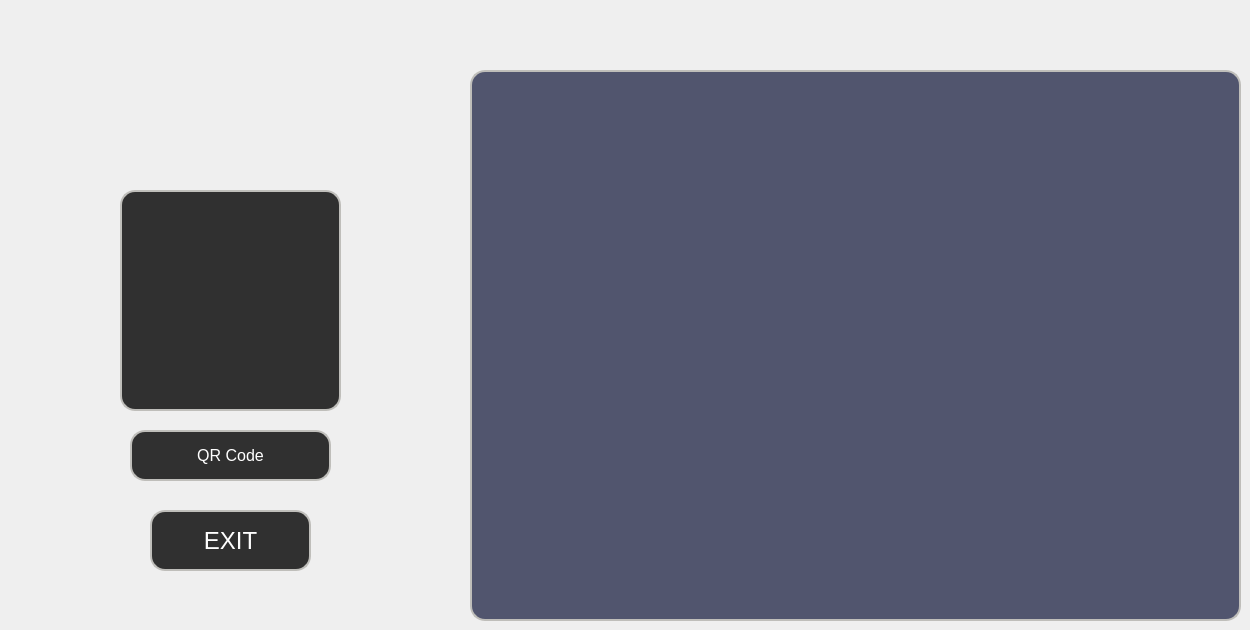
    <widget class="QWidget" name="tab_18">
     <attribute name="title">
      <string>tab 16 Display Accused</string>
     </attribute>
     <widget class="QTableView" name="tab_aff">
      <property name="geometry">
       <rect>
        <x>470</x>
        <y>70</y>
        <width>771</width>
        <height>551</height>
       </rect>
      </property>
      <property name="styleSheet">
       <string notr="true">QFrame
{
	background:#51556e;
border: 2px solid #bfbeba;
    border-radius:15px;
}</string>
      </property>
     </widget>
     <widget class="QPushButton" name="EXIT_DACC">
      <property name="geometry">
       <rect>
        <x>150</x>
        <y>510</y>
        <width>161</width>
        <height>61</height>
       </rect>
      </property>
      <property name="font">
       <font>
        <pointsize>18</pointsize>
       </font>
      </property>
      <property name="styleSheet">
       <string notr="true">*{
color:white;
border-radius: 15px;
background:#303030;
border: 2px solid #bfbeba;
}

*:hover
{
	color:#303030;
	border-radius:15px;
	background:white;
border: 2px solid #bfbeba;
}</string>
      </property>
      <property name="text">
       <string>EXIT</string>
      </property>
     </widget>
     <widget class="QPushButton" name="qrcodegen">
      <property name="geometry">
       <rect>
        <x>130</x>
        <y>430</y>
        <width>201</width>
        <height>51</height>
       </rect>
      </property>
      <property name="font">
       <font>
        <pointsize>12</pointsize>
       </font>
      </property>
      <property name="styleSheet">
       <string notr="true">*{
color:white;
border-radius: 15px;
background:#303030;
border: 2px solid #bfbeba;
}

*:hover
{
	color:#303030;
	border-radius:15px;
	background:white;
border: 2px solid #bfbeba;
}</string>
      </property>
      <property name="text">
       <string>QR Code</string>
      </property>
     </widget>
     <widget class="QLabel" name="qrcodecommande">
      <property name="geometry">
       <rect>
        <x>120</x>
        <y>190</y>
        <width>221</width>
        <height>221</height>
       </rect>
      </property>
      <property name="styleSheet">
       <string notr="true">*{
color:white;
border-radius: 15px;
background:#303030;
border: 2px solid #bfbeba;
}

</string>
      </property>
      <property name="text">
       <string/>
      </property>
     </widget>
    </widget>
